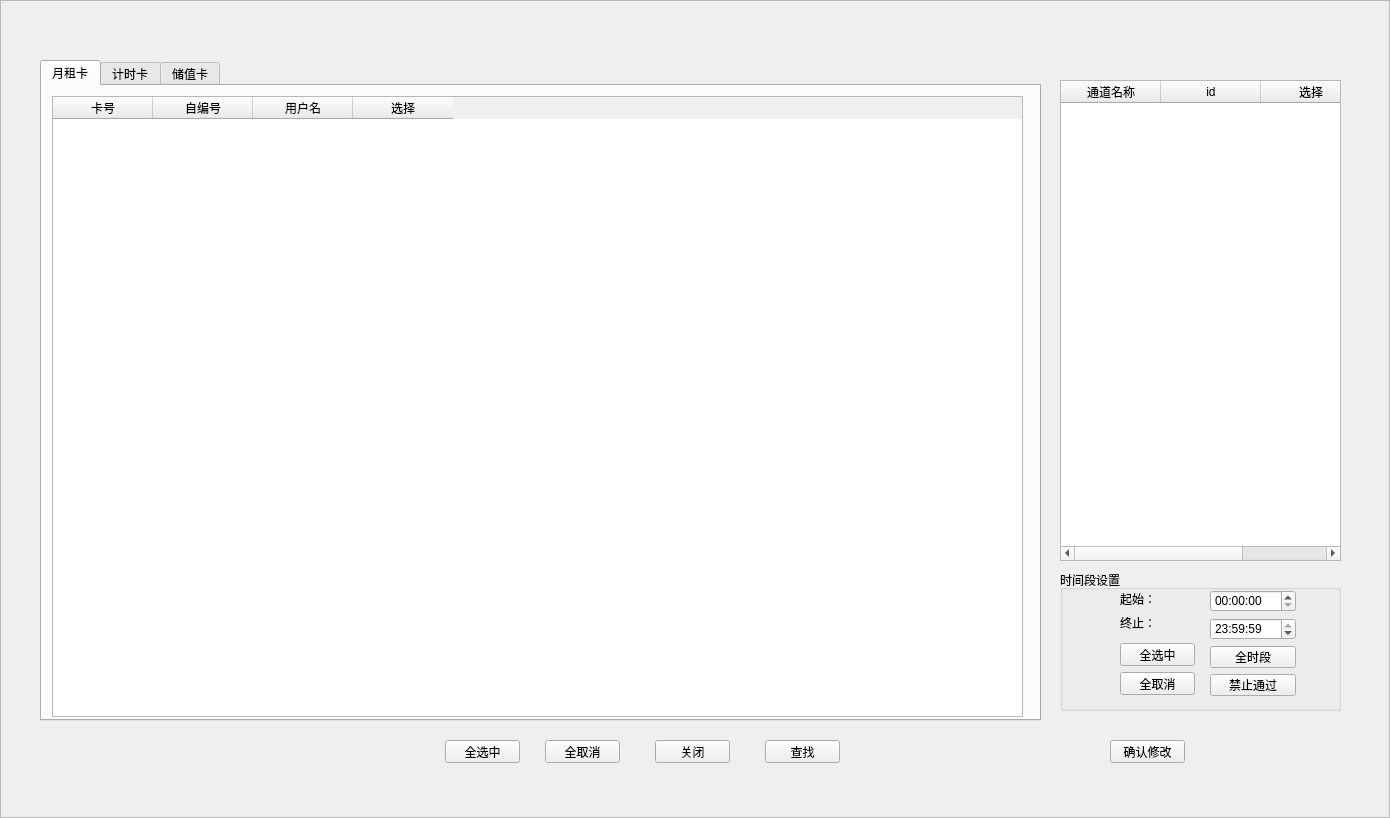
<?xml version="1.0" encoding="UTF-8"?>
<ui version="4.0">
 <class>CBatchSetCardAccess</class>
 <widget class="QFrame" name="CBatchSetCardAccess">
  <property name="geometry">
   <rect>
    <x>0</x>
    <y>0</y>
    <width>1390</width>
    <height>818</height>
   </rect>
  </property>
  <property name="windowTitle">
   <string>批量设置卡片进出权</string>
  </property>
  <property name="styleSheet">
   <string notr="true">background-image:url(D:/WinParkUI/debug/Image/NewIcon/CommonBigBG-normal.jpg);</string>
  </property>
  <property name="frameShape">
   <enum>QFrame::StyledPanel</enum>
  </property>
  <property name="frameShadow">
   <enum>QFrame::Raised</enum>
  </property>
  <widget class="QWidget" name="widget" native="true">
   <property name="geometry">
    <rect>
     <x>40</x>
     <y>60</y>
     <width>1301</width>
     <height>731</height>
    </rect>
   </property>
   <property name="styleSheet">
    <string notr="true">background-image:url(none);</string>
   </property>
   <widget class="QWidget" name="widget_2" native="true">
    <property name="geometry">
     <rect>
      <x>1010</x>
      <y>0</y>
      <width>301</width>
      <height>661</height>
     </rect>
    </property>
    <property name="styleSheet">
     <string notr="true">background-image:url(none);</string>
    </property>
    <widget class="QTableWidget" name="tableBatchChannel">
     <property name="geometry">
      <rect>
       <x>10</x>
       <y>20</y>
       <width>281</width>
       <height>481</height>
      </rect>
     </property>
     <property name="styleSheet">
      <string notr="true">background-image:url(none);</string>
     </property>
     <column>
      <property name="text">
       <string>通道名称</string>
      </property>
     </column>
     <column>
      <property name="text">
       <string>id</string>
      </property>
     </column>
     <column>
      <property name="text">
       <string>选择</string>
      </property>
     </column>
    </widget>
    <widget class="QGroupBox" name="groupBox">
     <property name="geometry">
      <rect>
       <x>10</x>
       <y>510</y>
       <width>281</width>
       <height>141</height>
      </rect>
     </property>
     <property name="styleSheet">
      <string notr="true">background-image:url(none);</string>
     </property>
     <property name="title">
      <string>时间段设置</string>
     </property>
     <widget class="QWidget" name="layoutWidget">
      <property name="geometry">
       <rect>
        <x>150</x>
        <y>20</y>
        <width>86</width>
        <height>106</height>
       </rect>
      </property>
      <property name="styleSheet">
       <string notr="true">background-image:url(none);</string>
      </property>
      <layout class="QVBoxLayout" name="verticalLayout">
       <item>
        <widget class="QTimeEdit" name="timeStart">
         <property name="styleSheet">
          <string notr="true">background-image:url(none);</string>
         </property>
         <property name="displayFormat">
          <string>HH:mm:ss</string>
         </property>
        </widget>
       </item>
       <item>
        <widget class="QTimeEdit" name="timeEnd">
         <property name="styleSheet">
          <string notr="true">background-image:url(none);</string>
         </property>
         <property name="dateTime">
          <datetime>
           <hour>23</hour>
           <minute>59</minute>
           <second>59</second>
           <year>2000</year>
           <month>1</month>
           <day>1</day>
          </datetime>
         </property>
         <property name="displayFormat">
          <string>HH:mm:ss</string>
         </property>
        </widget>
       </item>
       <item>
        <widget class="QPushButton" name="btnAllTime">
         <property name="styleSheet">
          <string notr="true">background-image:url(none);</string>
         </property>
         <property name="text">
          <string>全时段</string>
         </property>
        </widget>
       </item>
       <item>
        <widget class="QPushButton" name="btnForbidden">
         <property name="styleSheet">
          <string notr="true">background-image:url(none);</string>
         </property>
         <property name="text">
          <string>禁止通过</string>
         </property>
        </widget>
       </item>
      </layout>
     </widget>
     <widget class="QWidget" name="layoutWidget_2">
      <property name="geometry">
       <rect>
        <x>60</x>
        <y>20</y>
        <width>56</width>
        <height>41</height>
       </rect>
      </property>
      <property name="styleSheet">
       <string notr="true">background-image:url(none);</string>
      </property>
      <layout class="QVBoxLayout" name="verticalLayout_2">
       <item>
        <widget class="QLabel" name="label">
         <property name="styleSheet">
          <string notr="true">background-image:url(none);</string>
         </property>
         <property name="text">
          <string>起始：</string>
         </property>
        </widget>
       </item>
       <item>
        <widget class="QLabel" name="label_2">
         <property name="styleSheet">
          <string notr="true">background-image:url(none);</string>
         </property>
         <property name="text">
          <string>终止：</string>
         </property>
        </widget>
       </item>
      </layout>
     </widget>
     <widget class="QPushButton" name="btnAllUnselected_2">
      <property name="geometry">
       <rect>
        <x>60</x>
        <y>102</y>
        <width>75</width>
        <height>23</height>
       </rect>
      </property>
      <property name="styleSheet">
       <string notr="true">background-image:url(none);</string>
      </property>
      <property name="text">
       <string>全取消</string>
      </property>
     </widget>
     <widget class="QPushButton" name="btnAllSecleted_2">
      <property name="geometry">
       <rect>
        <x>60</x>
        <y>73</y>
        <width>75</width>
        <height>23</height>
       </rect>
      </property>
      <property name="styleSheet">
       <string notr="true">background-image:url(none);</string>
      </property>
      <property name="text">
       <string>全选中</string>
      </property>
     </widget>
    </widget>
   </widget>
   <widget class="QTabWidget" name="tableWidget">
    <property name="geometry">
     <rect>
      <x>0</x>
      <y>0</y>
      <width>1001</width>
      <height>661</height>
     </rect>
    </property>
    <property name="styleSheet">
     <string notr="true">background-image:url(none);</string>
    </property>
    <property name="currentIndex">
     <number>0</number>
    </property>
    <widget class="QWidget" name="tab">
     <attribute name="title">
      <string>月租卡</string>
     </attribute>
     <widget class="QTableWidget" name="tableBatchMonth">
      <property name="geometry">
       <rect>
        <x>10</x>
        <y>10</y>
        <width>971</width>
        <height>621</height>
       </rect>
      </property>
      <property name="styleSheet">
       <string notr="true">background-image:url(none);</string>
      </property>
      <column>
       <property name="text">
        <string>卡号</string>
       </property>
      </column>
      <column>
       <property name="text">
        <string>自编号</string>
       </property>
      </column>
      <column>
       <property name="text">
        <string>用户名</string>
       </property>
      </column>
      <column>
       <property name="text">
        <string>选择</string>
       </property>
      </column>
     </widget>
    </widget>
    <widget class="QWidget" name="tab_3">
     <attribute name="title">
      <string>计时卡</string>
     </attribute>
     <widget class="QTableWidget" name="tableBatchTime">
      <property name="geometry">
       <rect>
        <x>10</x>
        <y>10</y>
        <width>971</width>
        <height>621</height>
       </rect>
      </property>
      <column>
       <property name="text">
        <string>卡号</string>
       </property>
      </column>
      <column>
       <property name="text">
        <string>自编号</string>
       </property>
      </column>
      <column>
       <property name="text">
        <string>用户名</string>
       </property>
      </column>
      <column>
       <property name="text">
        <string>选择</string>
       </property>
      </column>
     </widget>
    </widget>
    <widget class="QWidget" name="tab_2">
     <attribute name="title">
      <string>储值卡</string>
     </attribute>
     <widget class="QTableWidget" name="tableBatchValue">
      <property name="geometry">
       <rect>
        <x>10</x>
        <y>10</y>
        <width>971</width>
        <height>621</height>
       </rect>
      </property>
      <column>
       <property name="text">
        <string>卡号</string>
       </property>
      </column>
      <column>
       <property name="text">
        <string>自编号</string>
       </property>
      </column>
      <column>
       <property name="text">
        <string>用户名</string>
       </property>
      </column>
      <column>
       <property name="text">
        <string>选择</string>
       </property>
      </column>
     </widget>
    </widget>
   </widget>
   <widget class="QWidget" name="widget_3" native="true">
    <property name="geometry">
     <rect>
      <x>405</x>
      <y>680</y>
      <width>401</width>
      <height>31</height>
     </rect>
    </property>
    <property name="styleSheet">
     <string notr="true">background-image:url(none);</string>
    </property>
    <widget class="QPushButton" name="btnAllUnselected">
     <property name="geometry">
      <rect>
       <x>100</x>
       <y>0</y>
       <width>75</width>
       <height>23</height>
      </rect>
     </property>
     <property name="styleSheet">
      <string notr="true">background-image:url(none);</string>
     </property>
     <property name="text">
      <string>全取消</string>
     </property>
    </widget>
    <widget class="QPushButton" name="btnAllSecleted">
     <property name="geometry">
      <rect>
       <x>0</x>
       <y>0</y>
       <width>75</width>
       <height>23</height>
      </rect>
     </property>
     <property name="styleSheet">
      <string notr="true">background-image:url(none);</string>
     </property>
     <property name="text">
      <string>全选中</string>
     </property>
    </widget>
    <widget class="QPushButton" name="btnMinimalize">
     <property name="geometry">
      <rect>
       <x>210</x>
       <y>0</y>
       <width>75</width>
       <height>23</height>
      </rect>
     </property>
     <property name="styleSheet">
      <string notr="true">background-image:url(none);</string>
     </property>
     <property name="text">
      <string>关闭</string>
     </property>
    </widget>
    <widget class="QPushButton" name="btnSerach">
     <property name="geometry">
      <rect>
       <x>320</x>
       <y>0</y>
       <width>75</width>
       <height>23</height>
      </rect>
     </property>
     <property name="text">
      <string>查找</string>
     </property>
    </widget>
   </widget>
   <widget class="QPushButton" name="btnOk">
    <property name="geometry">
     <rect>
      <x>1070</x>
      <y>680</y>
      <width>75</width>
      <height>23</height>
     </rect>
    </property>
    <property name="styleSheet">
     <string notr="true">background-image:url(none);</string>
    </property>
    <property name="text">
     <string>确认修改</string>
    </property>
   </widget>
  </widget>
  <widget class="QLabel" name="lblTitle">
   <property name="geometry">
    <rect>
     <x>30</x>
     <y>5</y>
     <width>141</width>
     <height>21</height>
    </rect>
   </property>
   <property name="font">
    <font>
     <weight>75</weight>
     <bold>true</bold>
    </font>
   </property>
   <property name="styleSheet">
    <string notr="true">background-image:url(none);
color: rgb(170, 0, 0);</string>
   </property>
   <property name="text">
    <string/>
   </property>
  </widget>
  <widget class="QLabel" name="lblClose">
   <property name="geometry">
    <rect>
     <x>1350</x>
     <y>7</y>
     <width>30</width>
     <height>15</height>
    </rect>
   </property>
   <property name="text">
    <string/>
   </property>
  </widget>
 </widget>
 <resources/>
 <connections/>
</ui>
